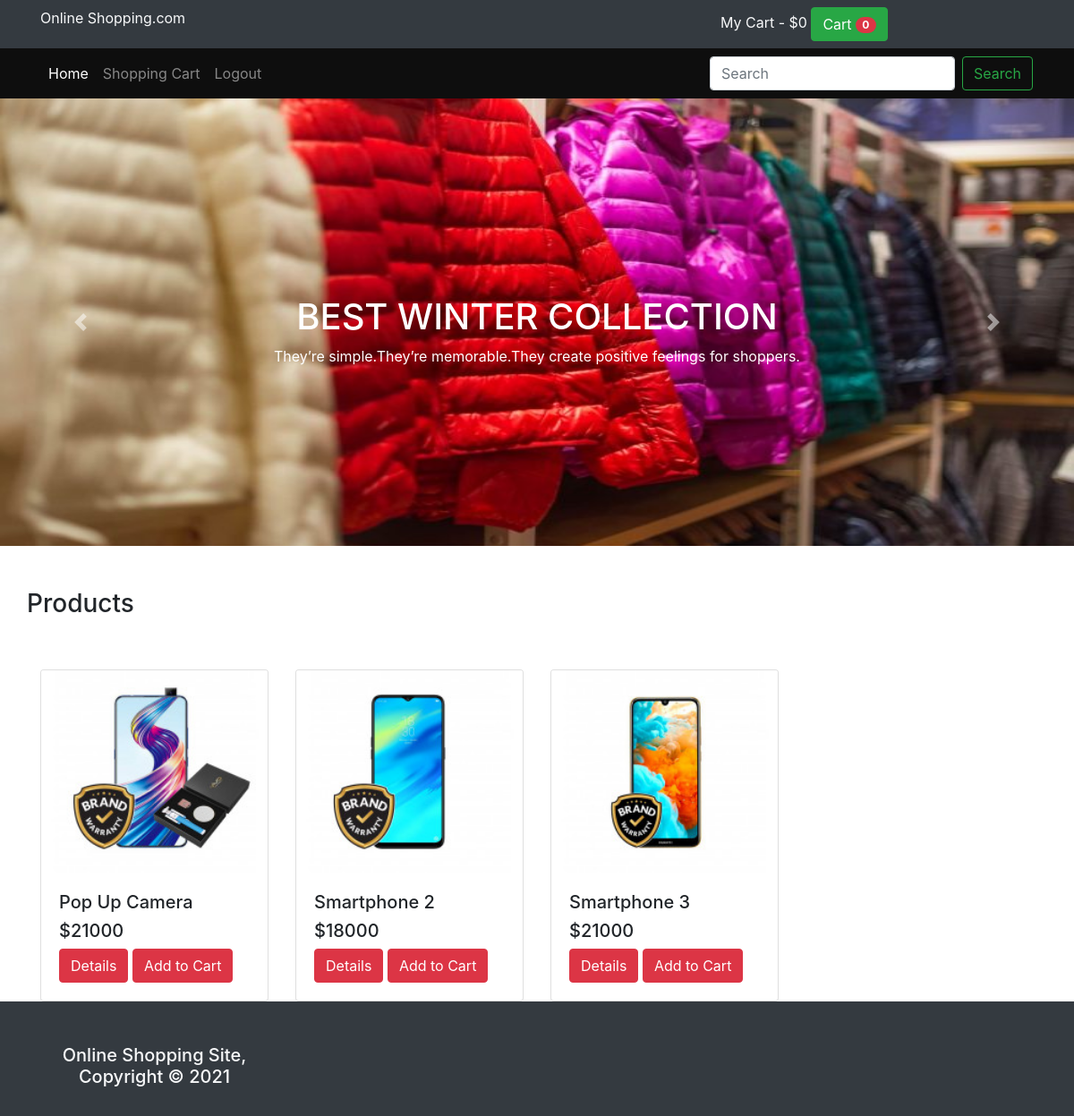
Screenshot of /home_user2.php with the database file from the repository.
### tables this page shows
CREATE TABLE `products` (
  `product_id` int(11) NOT NULL,
  `product_name` varchar(255) NOT NULL,
  `product_price` float NOT NULL,
  `product_quantity` int(11) NOT NULL,
  `product_image` text NOT NULL,
  `product_quality` varchar(255) NOT NULL,
  `product_description` text NOT NULL
);

### home_user2.php (the view, shortened to what this page needs)
<?php
    include('function.inc.php');
?>
<!DOCTYPE html>
<html>
    <head>
        <link rel="stylesheet" href="css/bootstrap.min.css">
        <link rel="stylesheet" href="css_code/style.css">
    </head>
    <body>
        <div class="container-fluid bg-dark header-top d-none d-md-block">
            <div class="container">
                <div class="row text-light pt-2 pb-2">
                    <div class="col-md-5">
                        <i class="fa fa-envelope-o" aria-hidden="true"></i>Online Shopping.com
                    </div>
                    <div class="col-md-3">
                    </div>
                    <div class="col-md-4">
                        My Cart - <?php total_price(); ?>
                            <button class="btn btn-success">
                                Cart
                                <span class="badge badge-pill badge-danger">
                                    <?php
                                        $get_product ="SELECT * FROM products";
                                        $run_product = mysqli_query($conn, $get_product);
                                        $check_product=mysqli_num_rows($run_product);
                                        if($check_product==0){
                                            echo "0";
                                        }
                                        else{
                                            total_items();
                                        }
                                    ?>
                                </span>
                            </button>
                    </div>
                </div>
            </div>
        </div>
        <div class="container-fluid bg-black">
            <nav class="container navbar navbar-expand-lg navbar-dark bg-black">
                <div class="collapse navbar-collapse" id="navbarSupportedContent">
                    <ul class="navbar-nav mr-auto">
                        <li class="nav-item active">
                            <a class="nav-link" href="home_user2.php">Home <span class="sr-only">(current)</span></a>
                        </li>
                        <li class="nav-item">
                            <a class="nav-link" href="cart2.php">Shopping Cart</a>
                        </li>
                        <li class="nav-item">
                            <a class="nav-link" href="logout.php">Logout</a>
                        </li>
                    </ul>
                    <form class="form-inline my-2 my-lg-0" action="search1.php" method="get">
                        <input class="form-control mr-sm-2" name= "search" type="search" placeholder="Search" aria-label="Search">
                        <button class="btn btn-outline-success my-2 my-sm-0" type="submit">Search</button>
                    </form>
                </div>
            </nav>
        </div>
        <div id="carouselExampleControls" class="carousel slide" data-ride="carousel">
            <div class="carousel-inner">
                <div class="carousel-item active">
                    <img src="images/b1.jpg" class="d-block w-100" alt="First Slide" style="height: 500px;">
                    <div class="carousel-caption d-none d-md-block">
                        <h1>BEST WINTER COLLECTION</h1>
                        <p>They’re simple.They’re memorable.They create positive feelings for shoppers.</p>
                    </div>
                </div>
            </div>
            <a class="carousel-control-prev" href="#carouselExampleControls" role="button" data-slide="prev">
                <span class="carousel-control-prev-icon" aria-hidden="true"></span>
            </a>
            <a class="carousel-control-next" href="#carouselExampleControls" role="button" data-slide="next">
                <span class="carousel-control-next-icon" aria-hidden="true"></span>
            </a>
        </div>
        <div class="container-fluid bg-light-gray">
            <div class="container pt-5">
                <div class="row">
                    <h3>Products</h3>
                </div>
            </div>
            <div class="container mt-5">
                <div class="row">
                    <?php
                        $get_product ="SELECT * FROM products";
                        $run_product = mysqli_query($conn, $get_product);
                        while($row_product=mysqli_fetch_array($run_product)){
                            $product_id=$row_product['product_id'];
                            $product_name=$row_product['product_name'];
                            $product_price=$row_product['product_price'];
                            $product_image =$row_product['product_image'];
                            echo "
                                <div class='col-md-3'>
                                    <div class='card'>
                                        <img src='product_images/$product_image' class='card-img-top'>
                                        <div class='card-body'>
                                            <h5>$product_name</h5>
                                            <h5>$$product_price</h5>
                                            <div class='box'>
                                                <a href='details.php?product_id=$product_id' class='btn btn-danger'>Details</a>
                                                <a href='home_user2.php?add_cart=$product_id' class='btn btn-danger'>Add to Cart</a>
                                            </div>
                                        </div>
                                    </div>
                                </div>
                            ";
                        }
                    ?>
                </div>
            </div>
        </div>
        <footer>
            <div class="container-fluid pt-5 bg-dark text-light">
                <div class="container">
                    <div class="row">
                        <div class="col-md-3">
                            <div class="row">
                                <h5 align="center">Online Shopping Site, Copyright &copy; 2021</h5>
                            </div>
                        </div>
                    </div>
                </div>
            </div>
        </footer>
    </body>
</html>

### css_code/style.css (style rules this page uses)
.bg-black { background-color: rgba(14,14,14,1.00); }
.carousel-caption { top:200px; }

### rows the page displays
products: product_image (picture), product_name "Pop Up Camera", product_price "21000"
products: product_image (picture), product_name "Smartphone 2", product_price "18000"
products: product_image (picture), product_name "Smartphone 3", product_price "21000"

### other values shown
$total "0"
$count_items=mysqli_num_rows($run_items) "0"
